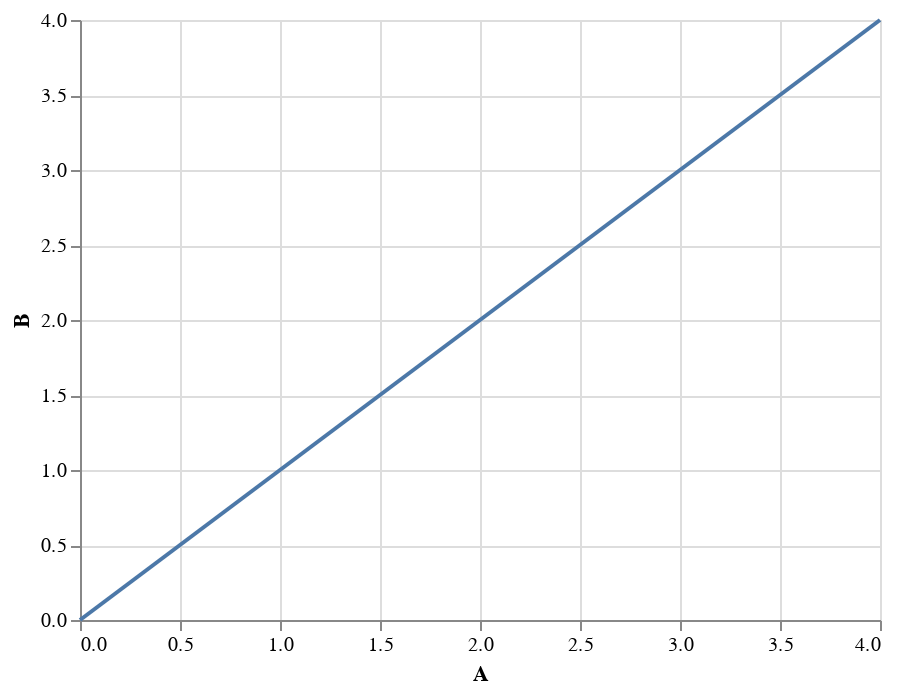

Here is the notebook cell this chart was saved with:
### Markdown cell above
Seaborn lineplots include per standard a confidence interval as "shadow" of the line graph. This is based on bootstrapping!! See [here](https://stackoverflow.com/questions/46125182/is-seaborn-confidence-interval-computed-correctly) for details.

### Code cell
alt_data = pd.DataFrame({"A": [0,1,2,3,4], "B": [0,1,2,3,4]})

alt.Chart(alt_data).mark_line().encode(x = "A", y = "B")

### Figure 1 — Vega-Lite specification as saved in the notebook (floating-point values rounded to 4 significant figures)
{"config": {"view": {"continuousWidth": 400, "continuousHeight": 300}}, "data": {"name": "data-983944ca67c56c1fc7c6fb43a89af6f8"}, "mark": "line", "encoding": {"x": {"type": "quantitative", "field": "A"}, "y": {"type": "quantitative", "field": "B"}}, "$schema": "https://vega.github.io/schema/vega-lite/v4.8.1.json", "datasets": {"data-983944ca67c56c1fc7c6fb43a89af6f8": [{"A": 0, "B": 0}, {"A": 1, "B": 1}, {"A": 2, "B": 2}, {"A": 3, "B": 3}, {"A": 4, "B": 4}]}}
